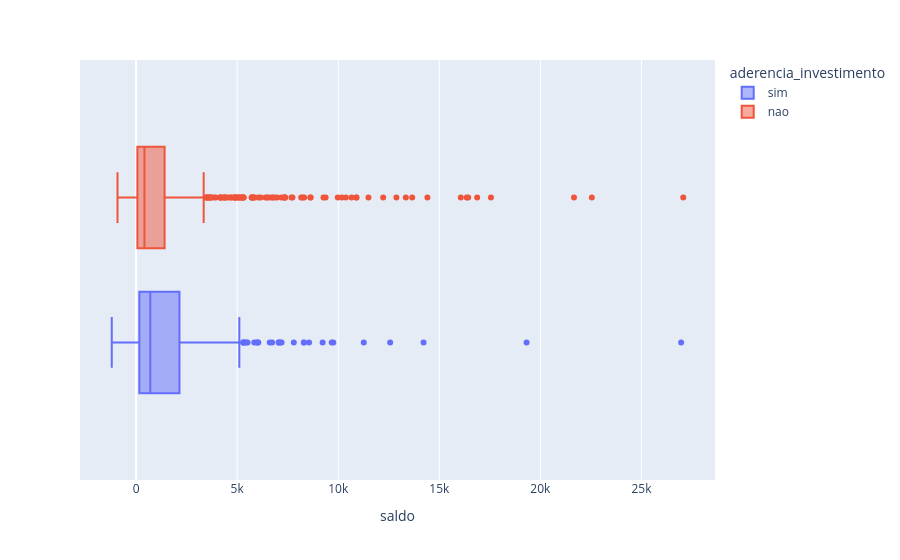

Notebook cell for this chart:
### Code cell
px.box(dados, x='saldo',color='aderencia_investimento',)

### Figure 1 — Plotly figure (JSON) as saved in the notebook; plotly's stock layout.template omitted (floating-point values rounded to 4 significant figures; data arrays with more than 128 entries replaced by an {"elided": "..."} marker saying what was removed)
{"data": [{"alignmentgroup": "True", "hovertemplate": "aderencia_investimento=sim<br>saldo=%{x}<extra></extra>", "legendgroup": "sim", "marker": {"color": "#636efa"}, "name": "sim", "notched": false, "offsetgroup": "sim", "orientation": "h", "showlegend": true, "type": "box", "x": {"elided": "502 int values"}, "x0": " ", "xaxis": "x", "y0": " ", "yaxis": "y"}, {"alignmentgroup": "True", "hovertemplate": "aderencia_investimento=nao<br>saldo=%{x}<extra></extra>", "legendgroup": "nao", "marker": {"color": "#EF553B"}, "name": "nao", "notched": false, "offsetgroup": "nao", "orientation": "h", "showlegend": true, "type": "box", "x": {"elided": "766 int values"}, "x0": " ", "xaxis": "x", "y0": " ", "yaxis": "y"}], "layout": {"boxmode": "group", "legend": {"title": {"text": "aderencia_investimento"}, "tracegroupgap": 0}, "margin": {"t": 60}, "xaxis": {"anchor": "y", "domain": [0, 1], "title": {"text": "saldo"}}, "yaxis": {"anchor": "x", "domain": [0, 1]}}}
